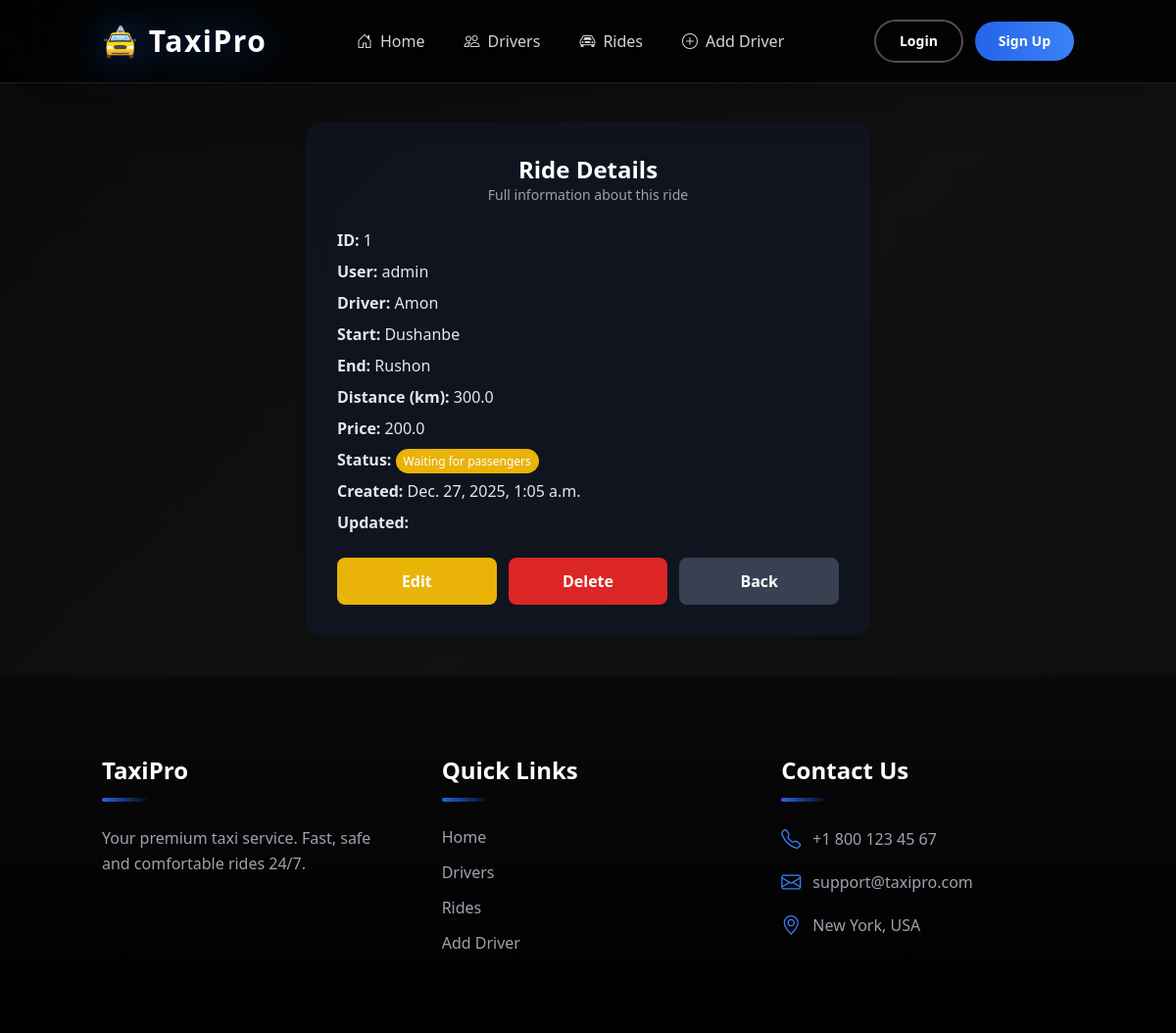
The app's page /rides/1/ with its own data.
### rides/models.py (models this page shows, shortened)
class Rides(models.Model):
    user = models.ForeignKey(User, on_delete=models.CASCADE)
    driver = models.ForeignKey(Drivers, on_delete=models.CASCADE)
    start_location = models.CharField(max_length=255)
    end_location = models.CharField(max_length=255)
    distance_km = models.FloatField()
    price = models.FloatField()
    status = models.CharField(
        max_length=20,
        choices=[('in process', 'In Process'), ('completed', 'Completed'), ('cancelled', 'Cancelled')],
        default='in process'
    )
    seat_number = models.PositiveSmallIntegerField(default=1)  # 1, 2, 3, 4
    created_at = models.DateTimeField(auto_now_add=True)

### accounts/models.py (models this page shows)
class CustomUser(AbstractUser):
    pass

### drivers/models.py (models this page shows, shortened)
class Drivers(models.Model):
    image = models.ImageField(upload_to='driver_images/', null=True, blank=True)
    name = models.CharField(max_length=100)
    phone_number = models.CharField(max_length=15)
    car_model = models.CharField(max_length=100)
    car_number = models.CharField(max_length=20)
    car_photo = models.ImageField(upload_to='car_images/', null=True, blank=True)
    rating = models.FloatField(default=5.0)
    status = models.BooleanField(default=True)
    created_at = models.DateTimeField(auto_now=True)

### rides/views.py (the view)
# urls.py: path("<int:ride_id>/", ride_detail, name="ride_detail"),
def ride_detail(request, ride_id):
    ride = Rides.objects.filter(id=ride_id).first()
    if not ride:
        return HttpResponse("Ride not found")
    return render(request, "rides/ride_detail.html", {"ride": ride})

### templates/rides/ride_detail.html (shortened to what this page needs)
{% extends "base.html" %}
{% block main %}
<div class="container mx-auto py-10 px-4">
    <div class="max-w-xl mx-auto bg-gray-900 bg-opacity-70 backdrop-blur-md rounded-2xl shadow-lg p-8 animate__animated animate__fadeInUp">
        <div class="text-center mb-6">
            <h1 class="text-2xl font-bold text-white">Ride Details</h1>
            <p class="text-gray-400 text-sm">Full information about this ride</p>
        </div>
        <ul class="text-gray-200 space-y-2 mb-6">
            <li><strong>ID:</strong> {{ ride.id }}</li>
            <li><strong>User:</strong> {{ ride.user.username }}</li>
            <li><strong>Driver:</strong> {{ ride.driver.name }}</li>
            <li><strong>Start:</strong> {{ ride.start_location }}</li>
            <li><strong>End:</strong> {{ ride.end_location }}</li>
            <li><strong>Distance (km):</strong> {{ ride.distance_km }}</li>
            <li><strong>Price:</strong> {{ ride.price }}</li>
            <li><strong>Status:</strong>
                {% if ride.status == 'completed' %}
                    <span class="px-2 py-1 bg-green-500 text-white rounded-full text-xs">Completed</span>
                {% elif ride.status == 'in process' %}
                    <span class="px-2 py-1 bg-yellow-500 text-white rounded-full text-xs">Waiting for passengers</span>
                {% else %}
                    <span class="px-2 py-1 bg-gray-500 text-white rounded-full text-xs">Cancelled</span>
                {% endif %}
            </li>
            <li><strong>Created:</strong> {{ ride.created_at }}</li>
            <li><strong>Updated:</strong> {{ ride.updated_at }}</li>
        </ul>
        <div class="flex gap-3 mt-4">
            <a href="{% url 'ride_update' ride.id %}" class="flex-1 bg-yellow-500 hover:bg-yellow-600 text-white py-3 rounded-lg text-center font-semibold transition-colors duration-300">
                Edit
            </a>
            <a href="{% url 'ride_delete' ride.id %}" class="flex-1 bg-red-600 hover:bg-red-700 text-white py-3 rounded-lg text-center font-semibold transition-colors duration-300">
                Delete
            </a>
            <a href="{% url 'ride_list' %}" class="flex-1 bg-gray-700 hover:bg-gray-600 text-white py-3 rounded-lg text-center font-semibold transition-colors duration-300">
                Back
            </a>
        </div>
    </div>
</div>
{% endblock %}

### templates/base.html (style rules this page uses)
body { animation: fadeIn 0.6s ease-out; }
.gradient-bg { background: linear-gradient(135deg, #0a0a0a, #111, #0d0d0d); }

### templates/rides/ride_detail.html (style rules this page uses)
.animate__animated { animation-duration: 0.6s; }
.animate__fadeInUp { animation-name: fadeInUp; }

### records on screen
Rides: id "1", user.username "admin", driver.name "Amon", start_location "Dushanbe", end_location "Rushon", distance_km "300.0", price "200.0", created_at "Dec. 27, 2025, 1:05 a.m."
